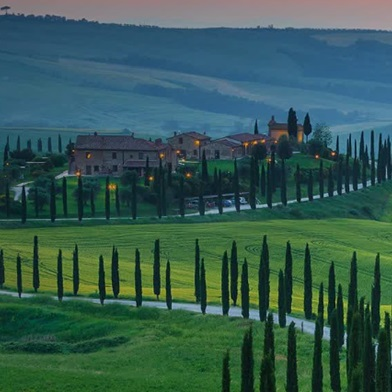
#> input picture MyISA-Processor/entrada.jpg, 392 x 392 px
$ python cargar_imagen.py
#> lines starting #> are read from the running program, lines starting #| are printed output that depends on the picture
from PIL import Image
import numpy as np

MAX_SIZE = 2**16

## Genera el archivo .mif para cargar los datos de la imagen en la ROM
def generate_mif_file(grey_image_array):
    image_width = len(grey_image_array[0])
    image_depth = len(grey_image_array)

    print("Width: " + str(image_width))
    print("Depth: " + str(image_depth))

    string_datos = "-- Imagen Generada\n\n"
    string_datos += "WIDTH=" + str(32) + ";\n" + "DEPTH=" + str(MAX_SIZE) + ";\n\n"
    string_datos += "ADDRESS_RADIX=UNS;\nDATA_RADIX=HEX;\n\n"

    string_datos += "CONTENT BEGIN\n"

    # [5 lines of commented-out code are left out]
    i = 0
    j = 0
    for add in range(int(image_depth/4 * image_width/4)):
        temp_string = ""
        for k in range(4):
            temp_string += hex(int(grey_image_array[i][j]))[2:]
            j += 1
            if j == image_width:
                j = 0
                i += 1
        string_datos += str(add) + " : " + temp_string + ";\n"

    if (image_depth * image_width < MAX_SIZE):
        string_datos += "[" + str(image_depth * image_width) + ".." + str(MAX_SIZE - 1) + "] : 00 ; \n"

    string_datos += "END;\n"

    with open("./image_hex_data.mif", "w") as mif_file:
        mif_file.write(string_datos)


## Guarda la matriz en una imagen en escala de grises
def save_grey_image(grey_image_array, name):
    grey_image = Image.fromarray(grey_image_array)
    grey_image = grey_image.convert("L")
    grey_image.save(name + ".jpg")


## Convierte una imagen a una matriz de numpy en escala de grises, rango [0 (negro), 255 (blanco)]
def convert(file_name):
#> called with file_name = 'entrada.jpg'
    image = Image.open(file_name)
#> image is the input picture: PIL image 392x392 RGB; mean R, G, B 54, 90.5, 81.7
    #new_image = image.resize((256, 256))
    image_array = np.array(image)
    grey_image_array = np.empty([len(image_array), len(image_array[0])])
#> grey_image_array: shape (392, 392) float64; every value is 0

    for i in range(len(image_array)):
        for j in range(len(image_array[i])):
            blue = image_array[i, j, 0]
            green = image_array[i, j, 1]
            red = image_array[i, j, 2]

            grey_scale_value = blue * 0.114 + green * 0.587 + red * 0.299
            grey_image_array[i, j] = grey_scale_value
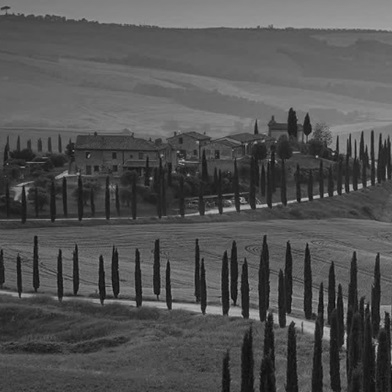
#> grey_image_array: shape (392, 392) float64; min 9.98, max 187.8, mean 83.7

    return grey_image_array


grey_image_array = convert('entrada.jpg')

save_grey_image(grey_image_array, "nombre")
generate_mif_file(grey_image_array)
#> in generate_mif_file, `image_width = len(grey_image_array[0])`: image_width = 392
#| Width: 392
#| Depth: 392
#> after the loop in generate_mif_file, `for add in range(int(image_depth/4 * image_width/4)):`: i = 98; j = 0
